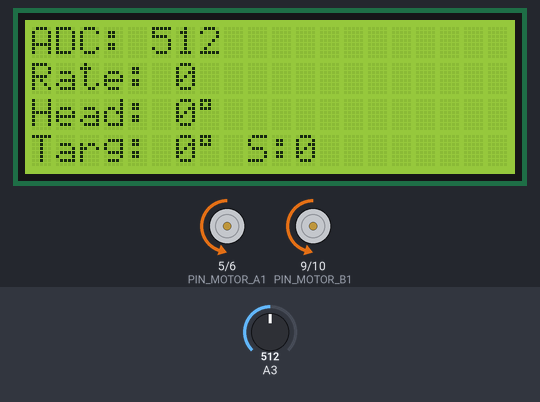
The sketch below on a simulated Arduino Uno, built with avr-gcc and run on an emulated ATmega328P. Parts: 20×4 character LCD, motor-driver pin pairs drawn as motors (green arrow = first pin HIGH = forward, orange = second pin HIGH = backward, longer = more drive). The test bench sets the inputs (shaded band); at power-on: A3 = 512.

Above: at 4.2 s.
4.3 s: A3 set to 348
At 4.45 s:
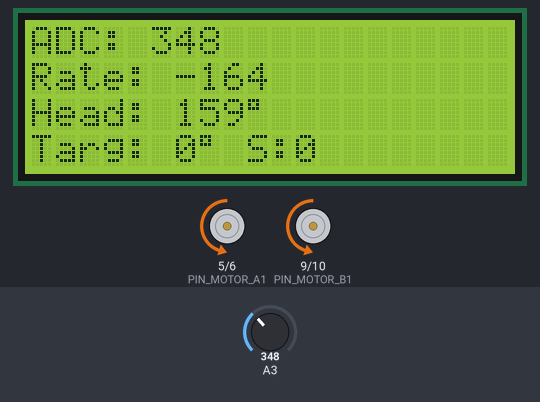
5.8 s: A3 set to 511
At 7.4 s:
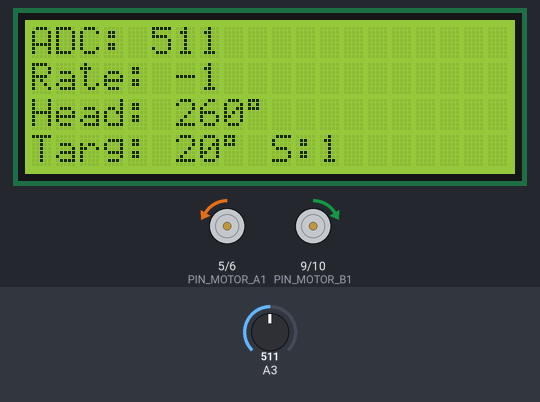
8.5 s: A3 set to 489
At 8.66 s:
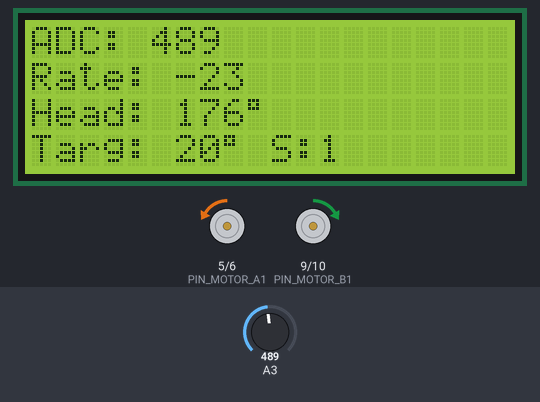
Timing chart, 0 to 14.4 s (numbered marks = the images above; inputs shaded):
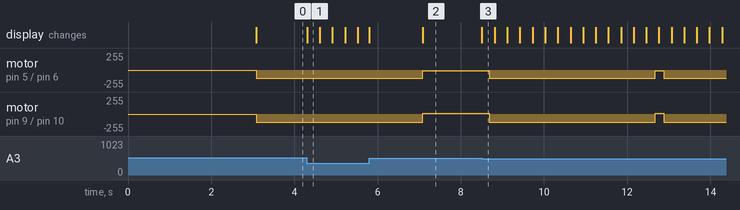

Measured:
- after the input at 4.3 s, the display: changes at once (image 1)
- after the input at 5.8 s, motor on pin 5 (PIN_MOTOR_A1) / pin 6 (PIN_MOTOR_A2): goes on until 7.1 s, then stays backward 10/255; motor on pin 9 (PIN_MOTOR_B1) / pin 10 (PIN_MOTOR_B2): goes on until 7.1 s, then stays forward 10/255

The sketch:

darmlex.ino
```cpp
// TurnRate Sensor: read data from analog gyroscope, output heading on lcd

/* Connections:
 R/S : Pin 11
 R/W : not connected
 E   : Pin 12
 DB4 : Pin 13
 DB5 : Pin A0
 DB6 : Pin A1
 DB7 : Pin A2

 Motor:
 A1 : Pin 5
 A2 : Pin 6
 B1 : Pin 9
 B2 : Pin 10
 Turn-Rate Sensor: A3
*/

// include LCD functions:
#include <LiquidCrystal.h>

// define the LCD screen
LiquidCrystal lcd(11, 12, 13, A0, A1, A2);

// Pins of motor
#define PIN_MOTOR_A1 5
#define PIN_MOTOR_A2 6
#define PIN_MOTOR_B1 9
#define PIN_MOTOR_B2 10

const uint8_t motorPins[] = { PIN_MOTOR_A1, PIN_MOTOR_A2, PIN_MOTOR_B1, PIN_MOTOR_B2 };

/*Aufgabe 2*/
// Variable für den Ruhewert des Sensors
int16_t gyroOffset = 0;
bool offsetCalculated = false;

// Aufgabe 3
unsigned long lastMicros = 0;
long heading_int = 0;
const int DEADZONE = 5;  // Turnrate unterhalb dieses Werts wird ignoriert

// Aufgabe 4
const float SCALE_FACTOR = 0.7;  // Angepasster Skalierungsfaktor - muss eventuell kalibriert werden

// Aufgabe 6 - Zustandsautomat Variablen
char state = '0';  // Zustand: '0' = drive forward, '1' = rotate right
unsigned long timer = 0;  // Timer in Millisekunden
int targetHeading = 0;  // Zielrichtung in Grad
const int TOLERANCE = 3;  // Toleranzbereich für heading Vergleich

// initialization
void setup()
{
   // Pins A0, A1, A2 als Ausgänge konfigurieren
  pinMode(A0, OUTPUT);
  pinMode(A1, OUTPUT);
  pinMode(A2, OUTPUT);

  // Motor Pins als Ausgänge konfigurieren
  for(int i = 0; i < 4; i++) {
    pinMode(motorPins[i], OUTPUT);
  }

  lcd.clear();
  lcd.begin(20, 4);
  lcd.setCursor(0, 0);
  lcd.print("Kalibrierung...");

  // Warten auf Stabilisierung nach dem Einschalten
  delay(2000);

  /*Aufgabe 2*/
  // Berechnung des Mittelwerts über mehrere Messungen
  long sum = 0;
  const int numSamples = 100;

  for(int i = 0; i < numSamples; i++) {
    sum += analogRead(A3);delay(10);  // Kurze Pause zwischen Messungen
  }

  gyroOffset = sum / numSamples;
  offsetCalculated = true;

  lastMicros = micros();  // Initiale Zeit merken
  timer = millis();  // Timer initialisieren

  // LCD für normale Anzeige vorbereiten
  lcd.clear();

  /*Aufgabe 1*/
  lcd.setCursor(0, 0);
  lcd.print("ADC: ");
  lcd.setCursor(0, 1);
  lcd.print("Rate: ");
  lcd.setCursor(0, 2);
  lcd.print("Head: ");
  lcd.setCursor(0, 3);
  lcd.print("Targ: ");
}

void loop()
{
  /* Aufgabe 1 & 2 */
  // Aktuellen ADC-Wert lesen
  int16_t analogValue = analogRead(A3);

  // Drehrate berechnen (aktueller Wert - Ruhewert)
  int16_t turnRate = analogValue - gyroOffset;

  // ADC-Wert in erster Zeile anzeigen
  lcd.setCursor(5, 0);
  lcd.print(analogValue);
  lcd.print("    ");  // Überschreibt Restzeichen

  // Drehrate in zweiter Zeile anzeigen
  lcd.setCursor(6, 1);
  lcd.print(turnRate);
  lcd.print("    ");  // Überschreibt Restzeichen

  /* Aufgabe 3 */
  // Zeit berechnen
  unsigned long currentMicros = micros();
  float deltaTime = (currentMicros - lastMicros) / 1000000.0;  // Zeit in Sekunden
  lastMicros = currentMicros;

  // Integration mit Deadzone
  if (abs(turnRate) > DEADZONE) {
    heading_int += (long)(turnRate * deltaTime * 1000);  // Skalierung für bessere Auflösung
  }

  /* Aufgabe 4 */
  // Heading in Grad berechnen
  int heading = ((long)(heading_int * SCALE_FACTOR)) % 360;
  if (heading < 0) heading += 360;

  // Heading in dritter Zeile anzeigen
  lcd.setCursor(6, 2);
  lcd.print(heading);
  lcd.print((char)223);  // Gradzeichen
  lcd.print("   ");

  /* Aufgabe 6 - Zustandsautomat */
  unsigned long currentTime = millis();

  if (state == '0') {  // State 0: drive forward
    // Vorwärts fahren
    setMotor(true, 120, true);   // Motor A vorwärts
    setMotor(true, 120, false);  // Motor B vorwärts

    // Prüfen ob 4 Sekunden vergangen sind
    if (currentTime - timer >= 4000) {
      // Übergang zu State 1
      state = '1';
      // Zielrichtung berechnen (aktueller heading + 120)
      targetHeading = (heading + 120) % 360;
      timer = currentTime;  // Timer reset
    }
  }
  else if (state == '1') {  // State 1: rotate right
    // Rechts drehen (Motor A vorwärts, Motor B rückwärts)
    setMotor(true, 10, true);    // Motor A vorwärts
    setMotor(false, 10, false);  // Motor B rückwärts

    // Prüfen ob Zielrichtung erreicht ist
    bool targetReached = false;

    // Spezialbehandlung für Grenzfälle um 0 Grad
    if (targetHeading >= 358 || targetHeading <= 2) {
      // Grenzfall um 0 Grad
      if (heading >= 358 || heading <= 2) {
        int diff1 = abs(heading - targetHeading);
        int diff2 = abs((heading + 360) - targetHeading);
        int diff3 = abs(heading - (targetHeading + 360));
        int minDiff = min(diff1, min(diff2, diff3));
        targetReached = (minDiff <= TOLERANCE);
      }
    } else if (heading >= 358 || heading <= 2) {
      // Aktueller heading ist am Grenzfall, target nicht
      int diff1 = abs(heading - targetHeading);
      int diff2 = abs((heading + 360) - targetHeading);
      int diff3 = abs(heading - (targetHeading + 360));
      int minDiff = min(diff1, min(diff2, diff3));
      targetReached = (minDiff <= TOLERANCE);
    } else {
      // Normale Toleranzprüfung
      targetReached = (abs(heading - targetHeading) <= TOLERANCE);
    }

    if (targetReached) {
      // Übergang zu State 0
      state = '0';
      heading_int = 0;
      timer = currentTime;  // Timer für nächste Geradeausfahrt setzen
    }
  }

  // targetHeading und state auf LCD anzeigen (vierte Zeile)
  lcd.setCursor(6, 3);
  lcd.print(targetHeading);
  lcd.print((char)223);  // Gradzeichen
  lcd.print(" S:");
  lcd.print(state);
  lcd.print("   ");
}

/*Aufgabe 5*/
// setMotor: Steuert einen Motor (A oder B) mit Richtung und Geschwindigkeit
// forward: true = vorwärts, false = rückwärts
// speed: Geschwindigkeit (0-255)
// motorA: true = Motor A, false = Motor B
void setMotor(bool forward, uint8_t speed, bool motorA) {
  int pin1, pin2;

  if (motorA) {
    pin1 = PIN_MOTOR_A1;
    pin2 = PIN_MOTOR_A2;
  } else {
    pin1 = PIN_MOTOR_B1;
    pin2 = PIN_MOTOR_B2;
  }

  if (forward) {
    digitalWrite(pin1, LOW);      // pin1 auf LOW
    analogWrite(pin2, speed);     // pin2 mit PWM für Geschwindigkeit
  } else {
    analogWrite(pin1, speed);     // pin1 mit PWM für Geschwindigkeit
    digitalWrite(pin2, LOW);      // pin2 auf LOW
  }
}

/* Useful LCD functions:
set the current write position of the lcd to specific line and row:
  lcd.setCursor(row, line);

write onto lcd, starting at current position:
  lcd.print("abc");
*/
```
